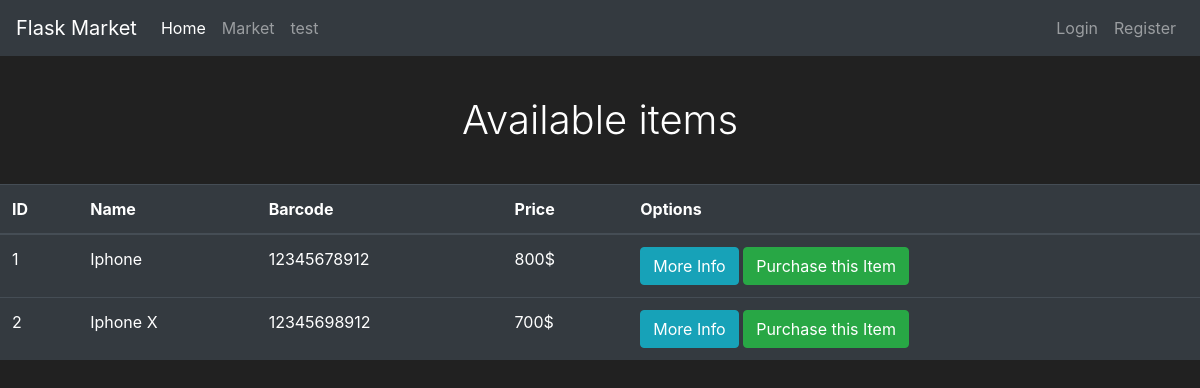
/market, run on the app's committed database.
### market/models.py (models this page shows, shortened)
class Item(db.Model):
    id = db.Column(db.Integer(), primary_key=True)
    name = db.Column(db.String(length=30), nullable=False, unique=True)
    price = db.Column(db.Integer(), nullable=False)
    barcode = db.Column(db.String(length=12), nullable=False, unique=True)
    description = db.Column(db.String(length=1024), nullable=False, unique=True)
    owner = db.Column(db.Integer(), db.ForeignKey('user.id'))

### market/routes.py (the view)
@app.route('/market')
def market_page():
    items = Item.query.all()
    return render_template('market.html', items=items)

### market/templates/market.html (shortened to what this page needs)
{% extends "base.html" %}
{% block content %}
<h1 class="text-center font-weight-light m-4 p-3">Available items</h1>
<table class="table table-hover table-dark">
    <thead>
        <tr>
            <th scope="col">ID</th>
            <th scope="col">Name</th>
            <th scope="col">Barcode</th>
            <th scope="col">Price</th>
            <th scope="col">Options</th>
        </tr>
    </thead>
    <tbody>
        {% for item in items %}
            <tr>
                <td>{{ item.id }}</td>
                <td>{{ item.name }}</td>
                <td>{{ item.barcode }}</td>
                <td>{{ item.price }}$</td>
                <td>
                    <button class="btn btn-outline btn-info">More Info</button>
                    <button class="btn btn-outline btn-success">Purchase this Item</button>
                </td>
            </tr>
        {% endfor %}
    </tbody>
</table>
{% endblock %}

### market/templates/base.html (style rules this page uses)
body { background-color: #212121; color: white }

### data on the page
Item: id "1", name "Iphone", barcode "12345678912", price "800"
Item: id "2", name "Iphone X", barcode "12345698912", price "700"
